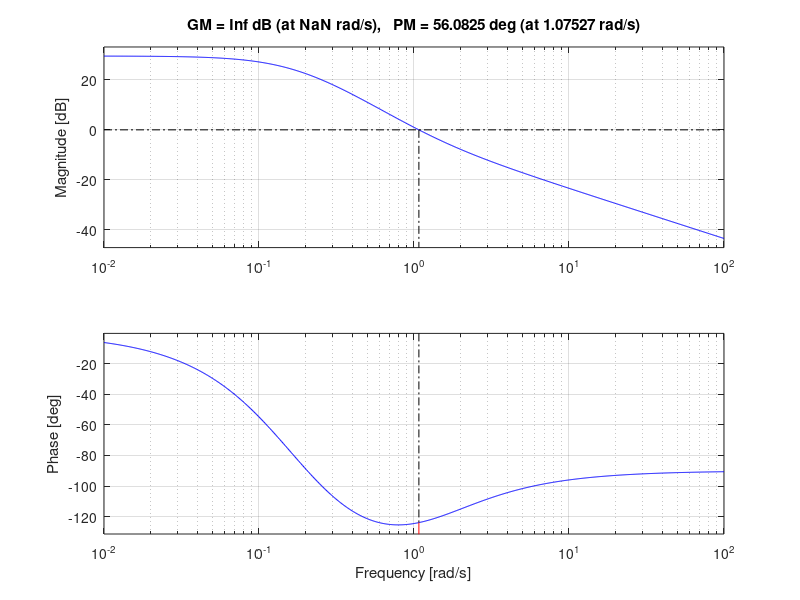
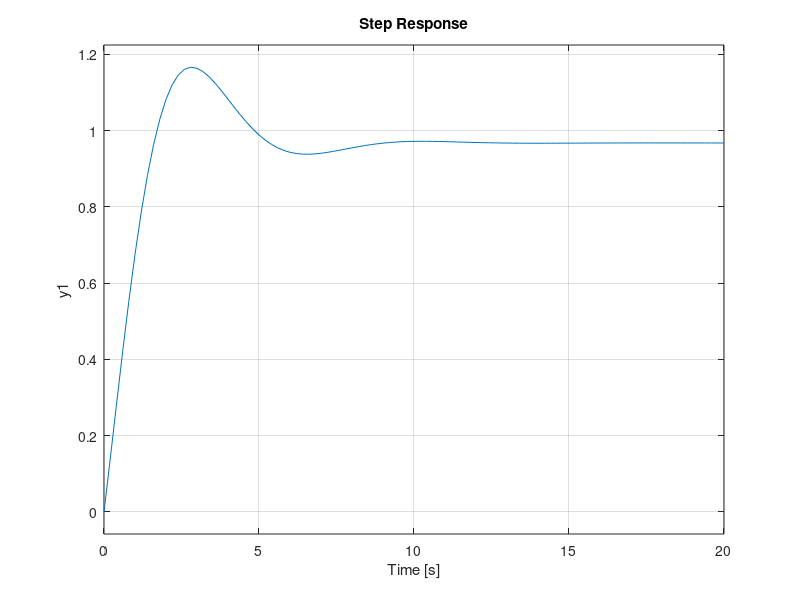

MATLAB code for these plots, in order:
close all
clc;clear;
K = 3;
num = K*10;
den = [0.5 1 0];
sys = tf(num,den);
margin(sys);

% w = 1rad/s mag = 25 phase = -117

b = 10^(-9/10);
T = 1/(sqrt(b)*0.5);

num1 = [b*T 1];
den1 = [T 1];

sys_af1 = tf(conv(num1,num),conv(den1,den1))
figure(1)
margin(sys_af1)

figure(2)
sys = tf(num/K,den)
G1 = feedback(sys,1);
G2 = feedback(sys_af1,1);
hold on
step(G1)
step(G2)
hold off